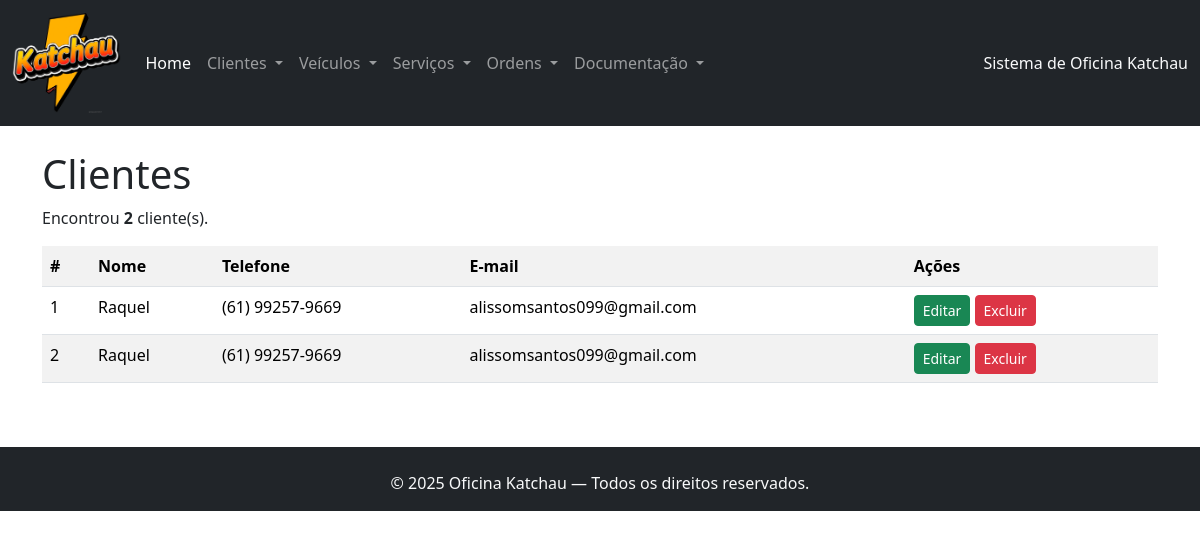
The app's page /oficina_katchau/index.php?page=listar_cliente with its own data.
### tables this page shows
CREATE TABLE `cliente` (
  `id_cliente` int(11) NOT NULL,
  `nome_cliente` varchar(100) NOT NULL,
  `cpf` varchar(14) DEFAULT NULL,
  `telefone_cliente` varchar(20) DEFAULT NULL,
  `email_cliente` varchar(100) DEFAULT NULL,
  `endereco_cliente` varchar(200) DEFAULT NULL,
  `dt_nasc_client` date DEFAULT NULL
);

### oficina_katchau/cliente/listar_cliente.php (the view, shortened to what this page needs)
<h1>Clientes</h1>
<?php
$sql = "SELECT * FROM cliente ORDER BY nome_cliente";
$res = $conn->query($sql);
$qtd = $res->num_rows;
if ($qtd > 0) {
    echo "<p>Encontrou <b>{$qtd}</b> cliente(s).</p>";
    echo "<table class='table table-striped table-hover'>";
    echo "<tr>
            <th>#</th>
            <th>Nome</th>
            <th>Telefone</th>
            <th>E-mail</th>
            <th>Ações</th>
         </tr>";
    while ($row = $res->fetch_object()) {
        echo "<tr>";
        echo "<td>{$row->id_cliente}</td>";
        echo "<td>".htmlspecialchars($row->nome_cliente)."</td>";
        echo "<td>".htmlspecialchars($row->telefone_cliente)."</td>";
        echo "<td>".htmlspecialchars($row->email_cliente)."</td>";
        echo "<td>
                <a class='btn btn-sm btn-success' href='?page=editar_cliente&id_cliente={$row->id_cliente}'>Editar</a>
                <a class='btn btn-sm btn-danger' href='?page=salvar_cliente&acao=excluir&id_cliente={$row->id_cliente}'
                   onclick=\"return confirm('Tem certeza que deseja excluir este cliente?')\">
                   Excluir
                </a>
              </td>";
        echo "</tr>";
    }
    echo "</table>";
} else {
    echo "<p>Nenhum cliente encontrado.</p>";
}
?>

### oficina_katchau/index.php (shortened to what this page needs)
<!DOCTYPE html>
<html lang="pt-br">
<head>
    <link rel="stylesheet" href="css/bootstrap.min.css">
</head>
<body>
    <nav class="navbar navbar-expand-lg navbar-dark bg-dark" data-bs-theme="dark">
        <div class="container-fluid">
            <a class="navbar-brand" href="index.php">
                <img src="img/logo_Katchau.png" alt="Logo Katchau" height="100">
            </a>
            <div class="collapse navbar-collapse" id="navbarNav">
                <ul class="navbar-nav me-auto mb-2 mb-lg-0">
                    <li class="nav-item">
                        <a class="nav-link active" aria-current="page" href="index.php">Home</a>
                    </li>
                    <li class="nav-item dropdown">
                        <a class="nav-link dropdown-toggle" href="#" role="button" data-bs-toggle="dropdown">
                            Clientes
                        </a>
                    </li>
                    <li class="nav-item dropdown">
                        <a class="nav-link dropdown-toggle" href="#" role="button" data-bs-toggle="dropdown">
                            Veículos
                        </a>
                    </li>
                    <li class="nav-item dropdown">
                        <a class="nav-link dropdown-toggle" href="#" role="button" data-bs-toggle="dropdown">
                            Serviços
                        </a>
                    </li>
                    <li class="nav-item dropdown">
                        <a class="nav-link dropdown-toggle" href="#" role="button" data-bs-toggle="dropdown">
                            Ordens
                        </a>
                    </li>
                    <li class="nav-item dropdown">
                        <a class="nav-link dropdown-toggle" href="#" role="button" data-bs-toggle="dropdown">
                            Documentação
                        </a>
                    </li>
                </ul>
                <span class="navbar-text text-light">
                    Sistema de Oficina Katchau
                </span>
            </div>
        </div>
    </nav>
    <div class="container mt-4 mb-4">
        <div class="row">
            <div class="col">
                <?php
                    include_once("config.php");
                    $page = $_GET['page'] ?? '';
                    switch ($page) {
                        case 'listar_cliente': include("cliente/listar_cliente.php"); break;
                            ?>
                            <?php
                    }
                ?>
            </div>
        </div>
    </div>
    <footer class="bg-dark text-light mt-5 pt-4 pb-3">
        <div class="container text-center">
            © <?php echo date('Y'); ?> Oficina Katchau — Todos os direitos reservados.
        </div>
    </footer>
</body>
</html>

### records on screen
cliente: id_cliente "1", nome_cliente "Raquel", telefone_cliente "(61) 99257-9669", email_cliente "alissomsantos099@gmail.com"
cliente: id_cliente "2", nome_cliente "Raquel", telefone_cliente "(61) 99257-9669", email_cliente "alissomsantos099@gmail.com"

### other values on screen
$qtd "2"
